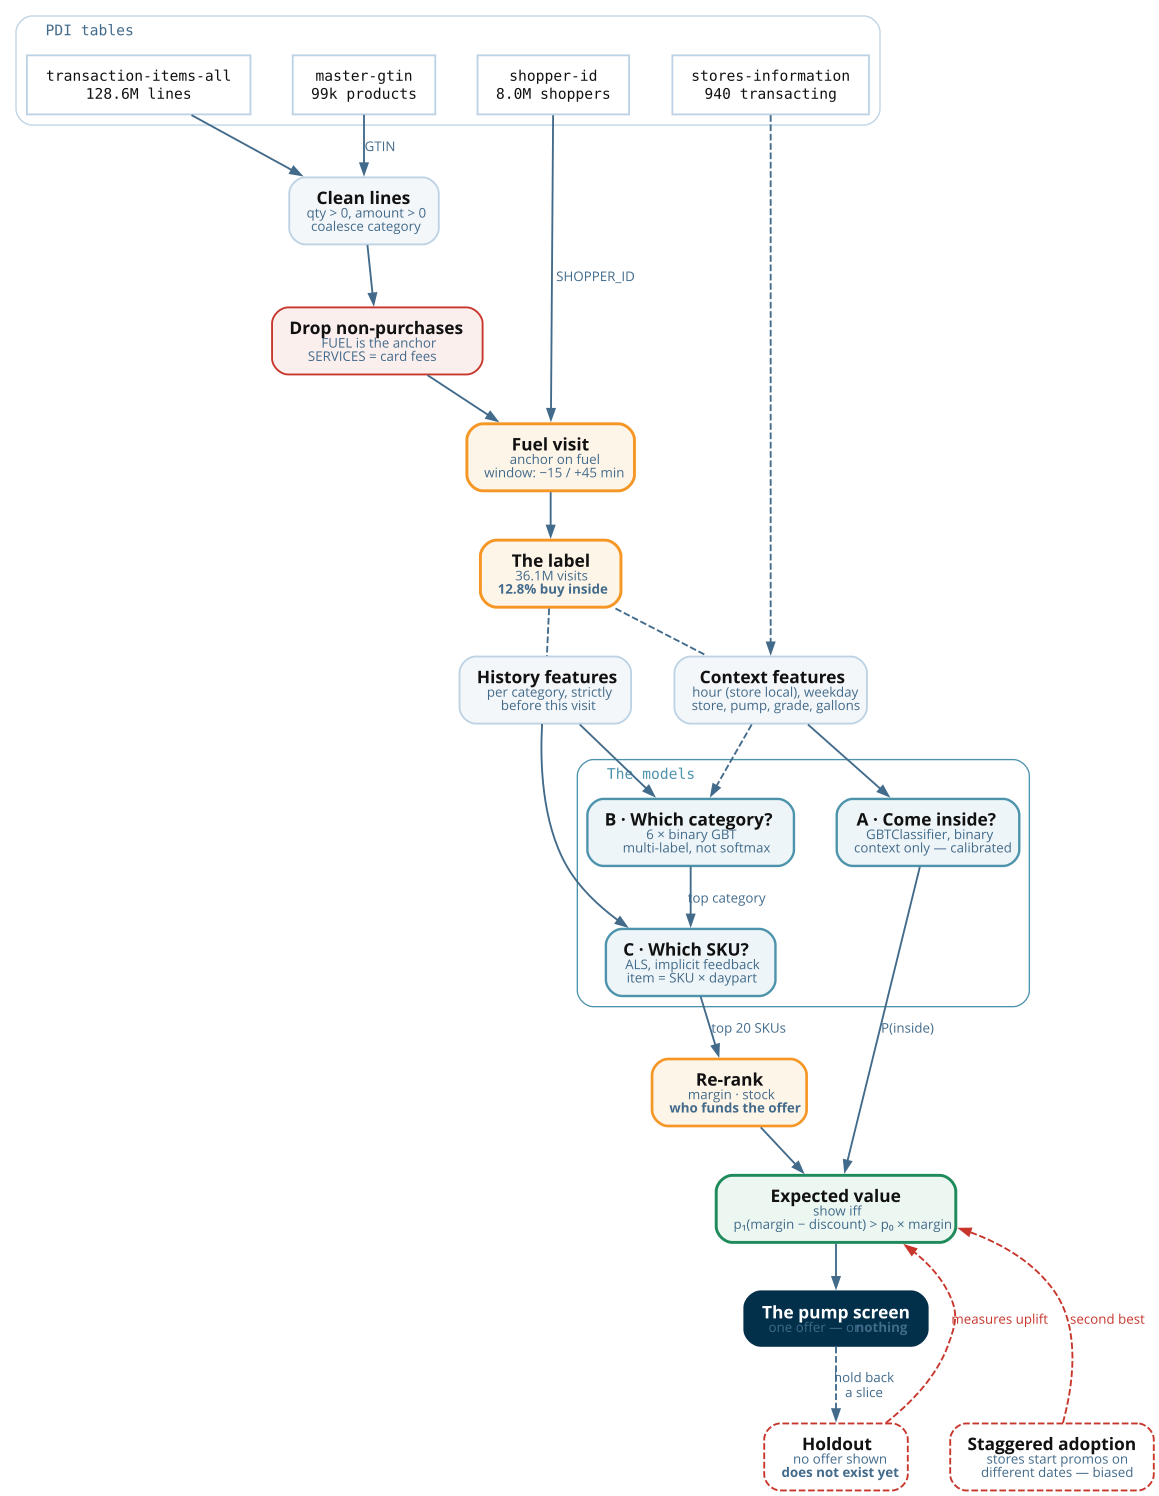

Reproduce this figure in Python.
"""The pump-screen pipeline, drawn with Graphviz.

Produces the end-to-end workflow the Day 16 deck links to: raw PDI tables on
the left, the constructed visit label in the middle, the three models, and
the expected-value decision on the right.

The deck can only show one stage at a time. This is the whole thing on one
page, which is what you want when someone asks "where does that number come
from?".

Needs the `dot` binary:  brew install graphviz

Run:  uv run --with graphviz python pump_pipeline.py
"""

from pathlib import Path

import graphviz

OUT = Path(__file__).parent / "pump_pipeline"

# The course palette, from _brand.yml.
NAVY = "#022F4A"
RIDGE = "#426A8A"
TEAL = "#4D93AC"
SKY = "#BDD3E5"
CLOUD = "#F4F7F9"
ORANGE = "#F59625"
GOOD = "#1F8A5B"
BAD = "#C7352B"
INK = "#111111"

MONO = "Fira Code, DejaVu Sans Mono, monospace"
SANS = "Open Sans, Helvetica, sans-serif"


def node(g, name, title, sub="", **kw):
    """A two-line box: bold title over muted detail.

    `id` lands in the SVG as-is, which is how pipeline.qmd finds the node
    to attach a click handler to.
    """
    label = f"<<b>{title}</b>"
    if sub:
        label += f'<br/><font point-size="10" color="{RIDGE}">{sub}</font>'
    label += ">"
    kw.setdefault("id", f"n-{name}")
    kw.setdefault("tooltip", "Click for how this looks in our data")
    g.node(name, label=label, **kw)


def build() -> graphviz.Digraph:
    g = graphviz.Digraph("pump_pipeline", format="svg")
    g.attr(
        rankdir="TB",
        bgcolor="white",
        splines="spline",
        nodesep="0.45",
        ranksep="0.5",
        fontname=SANS,
    )
    g.attr("node", shape="box", style="rounded,filled", fontname=SANS,
           fontsize="13", color=SKY, fillcolor=CLOUD, fontcolor=INK,
           margin="0.18,0.12", penwidth="1.4")
    g.attr("edge", color=RIDGE, penwidth="1.4", arrowsize="0.8",
           fontname=SANS, fontsize="10", fontcolor=RIDGE)

    # --- source tables -------------------------------------------------
    with g.subgraph(name="cluster_raw") as c:
        c.attr(label="  PDI tables  ", labeljust="l", style="rounded",
               color=SKY, fontname=MONO, fontsize="11", fontcolor=RIDGE,
               bgcolor="white")
        c.attr("node", shape="box", style="filled", color=SKY,
               fillcolor="white", fontname=MONO, fontsize="11")
        for key, lbl in [
            ("items", "transaction-items-all\\n128.6M lines"),
            ("shopper", "shopper-id\\n8.0M shoppers"),
            ("gtin", "master-gtin\\n99k products"),
            ("stores", "stores-information\\n940 transacting"),
        ]:
            c.node(key, lbl, id=f"n-{key}",
                   tooltip="Click for how this looks in our data")
        c.body.append("{rank=same; items; gtin; shopper; stores}")

    # --- building the unit of analysis ---------------------------------
    node(g, "clean", "Clean lines",
         "qty &gt; 0, amount &gt; 0<br/>coalesce category")
    node(g, "drop", "Drop non-purchases",
         "FUEL is the anchor<br/>SERVICES = card fees", color=BAD,
         fillcolor="#FBEFEE")
    node(g, "visit", "Fuel visit",
         "anchor on fuel<br/>window: −15 / +45 min", color=ORANGE,
         fillcolor="#FEF5E9", penwidth="2.2")
    node(g, "label", "The label",
         "36.1M visits<br/><b>12.8% buy inside</b>", color=ORANGE,
         fillcolor="#FEF5E9", penwidth="2.2")

    # --- features ------------------------------------------------------
    node(g, "ctx", "Context features",
         "hour (store local), weekday<br/>store, pump, grade, gallons")
    node(g, "hist", "History features",
         "per category, strictly<br/>before this visit")

    # --- models --------------------------------------------------------
    with g.subgraph(name="cluster_models") as c:
        c.attr(label="  The models  ", labeljust="l", style="rounded",
               color=TEAL, fontname=MONO, fontsize="11", fontcolor=TEAL,
               bgcolor="white")
        c.attr("node", shape="box", style="rounded,filled", color=TEAL,
               fillcolor="#EEF5F8", fontname=SANS, fontsize="13",
               penwidth="1.8", margin="0.18,0.12")
        node(c, "A", "A · Come inside?",
             "GBTClassifier, binary<br/>context only — calibrated")
        node(c, "B", "B · Which category?",
             "6 × binary GBT<br/>multi-label, not softmax")
        node(c, "C", "C · Which SKU?",
             "ALS, implicit feedback<br/>item = SKU × daypart")
        c.body.append("{rank=same; A; B}")

    # --- decision ------------------------------------------------------
    node(g, "rank", "Re-rank",
         "margin · stock<br/><b>who funds the offer</b>", color=ORANGE,
         fillcolor="#FEF5E9", penwidth="2")
    # The naive P x margin - cost form is wrong: it never compares against
    # the world where no offer was shown. See the Day 16 decision rule.
    node(g, "ev", "Expected value",
         "show iff<br/>p₁(margin − discount) &gt; p₀ × margin", color=GOOD,
         fillcolor="#EDF7F2", penwidth="2.2")
    node(g, "screen", "The pump screen",
         "one offer — or <b>nothing</b>", color=NAVY, fillcolor=NAVY,
         fontcolor="white", penwidth="2")
    node(g, "holdout", "Holdout",
         "no offer shown<br/><b>does not exist yet</b>", color=BAD,
         fillcolor="white", style="rounded,filled,dashed")
    node(g, "did", "Staggered adoption",
         "stores start promos on<br/>different dates — biased", color=BAD,
         fillcolor="white", style="rounded,filled,dashed")

    # --- wiring --------------------------------------------------------
    g.edge("items", "clean")
    g.edge("gtin", "clean", label="GTIN")
    g.edge("shopper", "visit", label="SHOPPER_ID")
    g.edge("stores", "ctx", style="dashed")
    g.edge("clean", "drop")
    g.edge("drop", "visit")
    g.edge("visit", "label")

    g.edge("label", "ctx", style="dashed", arrowhead="none")
    g.edge("label", "hist", style="dashed", arrowhead="none")

    g.body.append("{rank=same; ctx; hist}")

    g.edge("ctx", "A")
    g.edge("ctx", "B", style="dashed")
    g.edge("hist", "B")
    g.edge("hist", "C")

    g.edge("A", "ev", label="P(inside)")
    g.edge("B", "C", label="top category")
    g.edge("C", "rank", label="top 20 SKUs")
    g.edge("rank", "ev")
    g.edge("ev", "screen")
    g.edge("screen", "holdout", style="dashed", label="hold back\\na slice")
    g.edge("holdout", "ev", style="dashed", constraint="false",
           label="measures uplift", color=BAD, fontcolor=BAD)
    g.edge("did", "ev", style="dashed", constraint="false",
           label="second best", color=BAD, fontcolor=BAD)
    g.body.append("{rank=same; holdout; did}")

    return g


def write_partial(svg_path: Path) -> Path:
    """Wrap the SVG in a raw-HTML block Quarto can include.

    An <img> cannot be clicked into, so the markup has to live in the page.
    Width and height are stripped so the viewBox drives sizing.
    """
    svg = svg_path.read_text()
    svg = svg[svg.index("<svg"):]
    for attr in ("width", "height"):
        i = svg.index(f'{attr}="')
        j = svg.index('"', i + len(attr) + 2) + 1
        svg = svg[:i] + svg[j:]
    svg = svg.replace("<svg ", '<svg id="pipeline-svg" ', 1)

    out = svg_path.parent.parent / "_pipeline_diagram.qmd"
    out.write_text("```{=html}\n" + svg + "\n```\n")
    return out


def main() -> None:
    g = build()
    svg = g.render(str(OUT), format="svg", cleanup=True)
    png = g.render(str(OUT), format="png", cleanup=True)
    partial = write_partial(Path(svg))
    print(f"wrote {svg}")
    print(f"wrote {png}")
    print(f"wrote {partial}")


if __name__ == "__main__":
    main()
